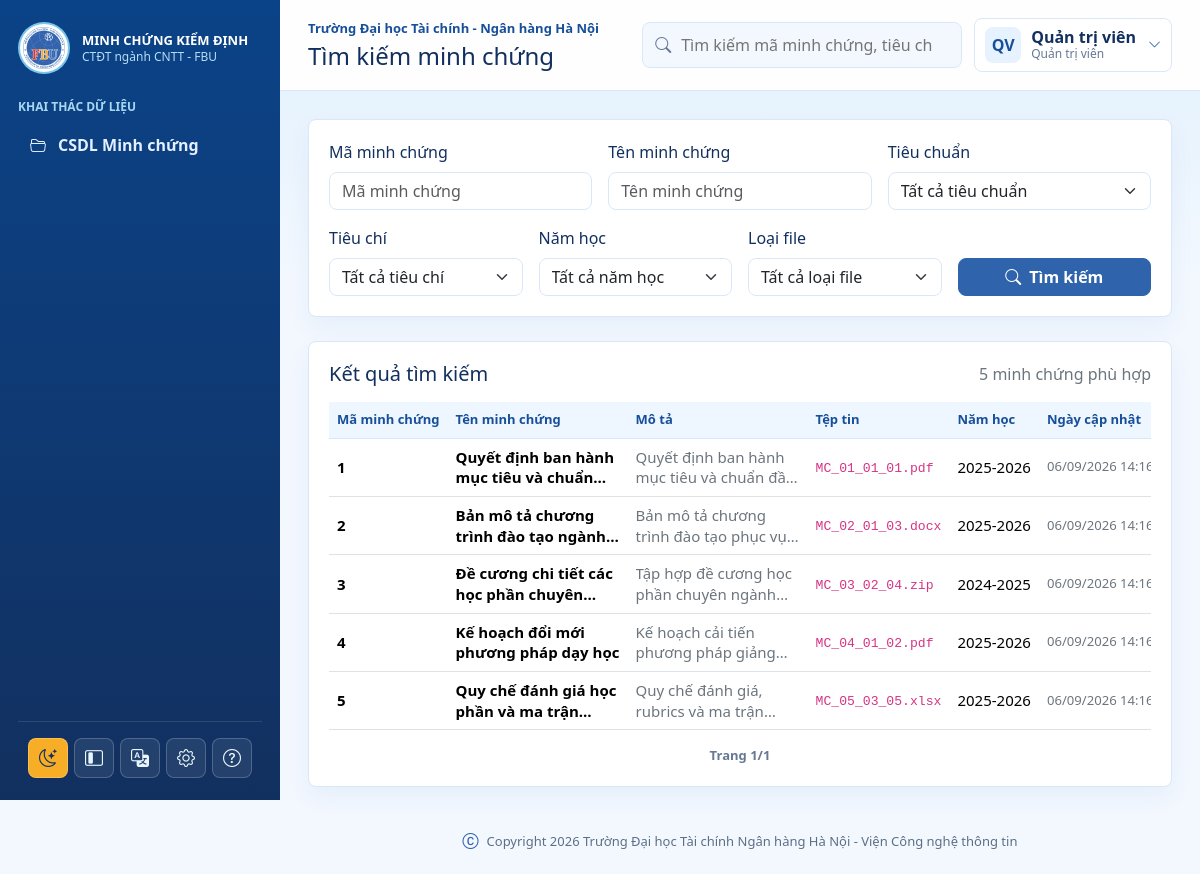
/user/search.php, run on the app's committed database.
### tables this page shows
CREATE TABLE NguoiDung (
    MaNguoiDung INT AUTO_INCREMENT PRIMARY KEY,
    HoTen VARCHAR(150) NOT NULL,
    Email VARCHAR(150) NOT NULL UNIQUE,
    SoDienThoai VARCHAR(30) NULL,
    TenDangNhap VARCHAR(80) NOT NULL UNIQUE,
    MatKhau VARCHAR(255) NOT NULL,
    VaiTro ENUM('admin', 'user') NOT NULL DEFAULT 'user',
    TrangThai TINYINT(1) NOT NULL DEFAULT 1,
    DuongDanAnhDaiDien VARCHAR(500) NULL,
    DangNhapCuoi DATETIME NULL,
    NgayTao TIMESTAMP DEFAULT CURRENT_TIMESTAMP
);

CREATE TABLE MinhChung (
    MaMinhChung INT AUTO_INCREMENT PRIMARY KEY,
    TenMinhChung VARCHAR(255) NOT NULL,
    MoTa TEXT NULL,
    TepTin VARCHAR(500) NULL,
    NamHoc VARCHAR(50) NULL,
    NgayCapNhat DATETIME DEFAULT CURRENT_TIMESTAMP ON UPDATE CURRENT_TIMESTAMP,
    TrangThai TINYINT(1) NOT NULL DEFAULT 1,
    MaLoai INT NULL,
    MaTieuChi INT NOT NULL,
    MaNguoiDung INT NULL,
    NgayTao TIMESTAMP DEFAULT CURRENT_TIMESTAMP,
    CONSTRAINT fk_minh_chung_loai FOREIGN KEY (MaLoai) REFERENCES LoaiMinhChung(MaLoai) ON DELETE SET NULL,
    CONSTRAINT fk_minh_chung_tieu_chi FOREIGN KEY (MaTieuChi) REFERENCES TieuChi(MaTieuChi) ON DELETE CASCADE,
    CONSTRAINT fk_minh_chung_nguoi_dung FOREIGN KEY (MaNguoiDung) REFERENCES NguoiDung(MaNguoiDung) ON DELETE SET NULL
);

### includes/data.php (called while the page is built, shortened)
<?php
$pdo = db();
$trainingProgram = [
    'name'   => 'Công nghệ thông tin',
    'code'   => '7480201',
    'degree' => 'Cử nhân',
    'school' => 'Trường Đại học Tài chính - Ngân hàng Hà Nội',
    'cycle'  => '2026-2031',
];
$roles = [
    'admin' => 'Quản trị viên',
    'user'  => 'Người dùng',
];
if (!function_exists('vn_user_status')) {
    function vn_user_status(int $status): string
    {
        return $status === 1 ? 'Đang hoạt động' : 'Ngưng áp dụng';
    }
}
$evidences = [];
$stmt = $pdo->query("
    SELECT
        m.MaMinhChung AS id,
        m.TenMinhChung AS title,
        m.MoTa AS description,
        m.TepTin AS file_path,
        m.NamHoc AS academic_year,
        m.TrangThai AS status,
        m.MaLoai,
        m.MaTieuChi,
        m.MaNguoiDung,
        DATE_FORMAT(m.NgayCapNhat, '%d/%m/%Y %H:%i') AS updated_date,
        l.TenLoai AS type_name,
        c.TenTieuChi AS criteria_name,
        c.ThuTu AS criteria_order,
        c.MaTieuChuan AS standard_id,
        u.HoTen AS user_name
    FROM MinhChung m
    LEFT JOIN LoaiMinhChung l ON l.MaLoai = m.MaLoai
    LEFT JOIN TieuChi c ON c.MaTieuChi = m.MaTieuChi
    LEFT JOIN NguoiDung u ON u.MaNguoiDung = m.MaNguoiDung
    ORDER BY m.MaMinhChung ASC
");
foreach ($stmt->fetchAll() as $row) {
    $stdId = $row['standard_id'] ?? '';
    $criteriaCode = $row['MaTieuChi'] ?? 'N/A';
    $typeCode = $row['MaLoai'] ? ('LMC' . str_pad($row['MaLoai'], 2, '0', STR_PAD_LEFT)) : 'N/A';
    $userCode = $row['MaNguoiDung'] ?? 'N/A';
    $evidences[] = [
        'id'            => $row['id'],
        'code'          => $row['id'],
        'name'          => $row['title'],
        'description'   => $row['description'] ?? '',
        'file_path'     => $row['file_path'] ?? '',
        'year'          => $row['academic_year'] ?? '',
        'updated'       => $row['updated_date'] ?: 'Chưa cập nhật',
        'status_raw'    => (int) $row['status'],
        'status'        => (int) $row['status'] === 1 ? 'Đang hoạt động' : 'Ngưng áp dụng',
        'ma_loai'       => $row['MaLoai'] ? (int) $row['MaLoai'] : null,
        'type_code'     => $typeCode,
        'type_name'     => $row['type_name'] ?? '',
        'evidence_type' => $row['type_name'] ?? 'Chưa phân loại',
        'ma_tieu_chi'   => $row['MaTieuChi'],
        'criteria_code' => $criteriaCode,
        'criteria'      => $criteriaCode . ($row['criteria_name'] ? (' - ' . $row['criteria_name']) : ''),
        'ma_nguoi_dung' => $row['MaNguoiDung'],
        'user_code'     => $userCode,
        'user_name'     => $row['user_name'] ?? 'Hệ thống',
        'standards'     => $stdId ? $stdId : '',
    ];
}
$users = [];
$stmt = $pdo->query("
    SELECT
        u.MaNguoiDung AS id,
        u.MaNguoiDung AS user_code,
        u.HoTen,
        u.Email,
        COALESCE(u.SoDienThoai, '') AS phone,
        u.TenDangNhap,
        u.VaiTro,
        u.TrangThai,
        u.DuongDanAnhDaiDien AS avatar
    FROM NguoiDung u
    ORDER BY u.MaNguoiDung
");
foreach ($stmt->fetchAll() as $row) {
    $roleName = $row['VaiTro'] === 'admin' ? 'Quản trị viên' : 'Người dùng';
    $users[] = [
        'id'         => $row['id'],
        'code'       => $row['user_code'],
        'name'       => $row['HoTen'],
        'username'   => $row['TenDangNhap'],
        'email'      => $row['Email'],
        'phone'      => $row['phone'] ?? '',
        'role'       => $row['VaiTro'],
        'role_code'  => $row['VaiTro'],
        'role_name'  => $roleName,
        'avatar'     => $row['avatar'],
        'status_raw' => (int) $row['TrangThai'],
        'status'     => vn_user_status($row['TrangThai']),
    ];
}
if (!function_exists('current_user')) {
    function current_user(): array
    {
        global $users;
        $userId = $_SESSION['user_id'] ?? 'ND001';
        return $users[0] ?? [
            'id'     => 'ND001',
            'code'   => 'ND001',
            'name'   => 'Quản trị viên',
            'email'  => 'admin@fbu.edu.vn',
            'role'   => 'admin',
            'avatar' => null,
        ];
    }
}
$currentUser = current_user();

### user/search.php (the view, shortened to what this page needs)
<?php
require_once __DIR__ . '/../includes/helpers.php';
require_once __DIR__ . '/../includes/data.php';
$searchCode = trim($_GET['code'] ?? '');
$searchName = trim($_GET['name'] ?? '');
$selectedStandard = trim($_GET['standard'] ?? '');
$selectedCriterion = trim($_GET['criterion'] ?? '');
$selectedYear = trim($_GET['year'] ?? '');
$selectedType = trim($_GET['type'] ?? '');
$filteredEvidences = array_filter($evidences, function ($item) use ($searchCode, $searchName, $selectedStandard, $selectedCriterion, $selectedYear, $selectedType, $criteria) {
    if ($searchCode !== '' && !search_contains($item['code'] ?? '', $searchCode)) {
        return false;
    }
    if ($searchName !== '' && !search_contains($item['name'] ?? '', $searchName)) {
        return false;
    }
    if ($selectedStandard !== '') {
        $standardCriteriaCodes = [];
        foreach ($criteria as $criterion) {
            if ($criterion['standard'] === $selectedStandard) {
                $standardCriteriaCodes[] = $criterion['code'];
            }
        }
        $matchedStandard = false;
        foreach ($standardCriteriaCodes as $code) {
            if (search_contains($item['criteria'], $code)) {
                $matchedStandard = true;
                break;
            }
        }
        if (!$matchedStandard) {
            return false;
        }
    }
    if ($selectedCriterion !== '' && !search_contains($item['criteria'] ?? '', $selectedCriterion)) {
        return false;
    }
    if ($selectedYear !== '' && ($item['year'] ?? '') !== $selectedYear) {
        return false;
    }
    if ($selectedType !== '' && search_contains($item['type_name'] ?? '', $selectedType) === false) {
        return false;
    }
    return true;
});
$filteredEvidences = array_values($filteredEvidences);
$heading = 'Tìm kiếm minh chứng';
include __DIR__ . '/../includes/header.php';
?>
<div class="panel mb-4">
    <form class="row g-3 align-items-end" method="get">
        <div class="col-md-6 col-lg-4">
            <label class="form-label">Mã minh chứng</label>
            <input class="form-control" name="code" value="<?= htmlspecialchars($searchCode) ?>" placeholder="Mã minh chứng">
        </div>
        <div class="col-md-6 col-lg-4">
            <label class="form-label">Tên minh chứng</label>
            <input class="form-control" name="name" value="<?= htmlspecialchars($searchName) ?>" placeholder="Tên minh chứng">
        </div>
        <div class="col-md-6 col-lg-4">
            <label class="form-label">Tiêu chuẩn</label>
            <select class="form-select" name="standard">
                <option value="">Tất cả tiêu chuẩn</option>
            </select>
        </div>
        <div class="col-md-6 col-lg-3">
            <label class="form-label">Tiêu chí</label>
            <select class="form-select" name="criterion">
                <option value="">Tất cả tiêu chí</option>
            </select>
        </div>
        <div class="col-md-6 col-lg-3">
            <label class="form-label">Năm học</label>
            <select class="form-select" name="year">
                <option value="">Tất cả năm học</option>
            </select>
        </div>
        <div class="col-md-6 col-lg-3">
            <label class="form-label">Loại file</label>
            <select class="form-select" name="type">
                <option value="">Tất cả loại file</option>
            </select>
        </div>
        <div class="col-md-6 col-lg-3">
            <button class="btn btn-primary w-100" type="submit"><i class="bi bi-search me-1"></i> Tìm kiếm</button>
        </div>
    </form>
</div>
<div class="panel">
    <div class="d-flex justify-content-between align-items-center mb-3">
        <div>
            <h2 class="h5 mb-0">Kết quả tìm kiếm</h2>
        </div>
        <span class="text-secondary"><?= count($filteredEvidences) ?> minh chứng phù hợp</span>
    </div>
    <?php if (empty($filteredEvidences)): ?>
        <div class="alert alert-warning mb-0">
            Không tìm thấy minh chứng phù hợp. Vui lòng thử từ khóa hoặc bộ lọc khác.
        </div>
    <?php else: ?>
        <div class="table-responsive">
            <table class="table" data-page-size="10">
                <thead>
                <tr>
                    <th class="text-nowrap" style="width: 110px;">Mã minh chứng</th>
                    <th style="min-width: 180px; max-width: 240px;">Tên minh chứng</th>
                    <th style="min-width: 180px; max-width: 240px;">Mô tả</th>
                    <th class="text-nowrap" style="min-width: 110px; max-width: 130px;">Tệp tin</th>
                    <th class="text-nowrap" style="width: 80px;">Năm học</th>
                    <th class="text-nowrap" style="width: 120px;">Ngày cập nhật</th>
                </tr>
                </thead>
                <tbody>
                <?php foreach ($filteredEvidences as $item): ?>
                    <tr>
                        <td class="fw-bold text-nowrap"><?= htmlspecialchars($item['code']) ?></td>
                        <td class="fw-semibold" style="min-width: 180px; max-width: 240px;">
                            <div class="line-clamp-2" title="<?= htmlspecialchars($item['name']) ?>">
                                <?= htmlspecialchars($item['name']) ?>
                            </div>
                        </td>
                        <td style="min-width: 180px; max-width: 240px;">
                            <div class="line-clamp-2 text-secondary" title="<?= htmlspecialchars($item['description']) ?>">
                                <?= htmlspecialchars($item['description'] ?: '-') ?>
                            </div>
                        </td>
                        <td class="text-nowrap">
                            <?php if (!empty($item['file_path'])): ?>
                                <code class="d-inline-block text-truncate align-middle" style="max-width: 130px;" title="<?= htmlspecialchars(basename($item['file_path'])) ?>">
                                    <?= htmlspecialchars(basename($item['file_path'])) ?>
                                </code>
                            <?php else: ?>
                                <span class="text-secondary small">Không có</span>
                            <?php endif; ?>
                        </td>
                        <td class="text-nowrap"><?= htmlspecialchars($item['year'] ?: '-') ?></td>
                        <td class="text-nowrap small text-secondary"><?= htmlspecialchars($item['updated'] ?: '-') ?></td>
                    </tr>
                <?php endforeach; ?>
                </tbody>
            </table>
        </div>
    <?php endif; ?>
</div>
<?php include __DIR__ . '/../includes/footer.php'; ?>

### includes/header.php (shortened to what this page needs)
<?php
require_once __DIR__ . '/helpers.php';
require_once __DIR__ . '/data.php';
$pageTitle = $pageTitle ?? $appName;
?>
<!doctype html>
<html lang="vi">
<head>
    <link href="https://cdn.jsdelivr.net/npm/bootstrap@5.3.3/dist/css/bootstrap.min.css" rel="stylesheet">
    <link href="https://cdn.jsdelivr.net/npm/bootstrap-icons@1.11.3/font/bootstrap-icons.css" rel="stylesheet">
    <link href="<?= base_url('assets/css/app.css?v=24') ?>" rel="stylesheet">
</head>
<body>
<div class="app-shell">
    <?php include __DIR__ . '/sidebar.php'; ?>
    <main class="main-content">
        <header class="topbar">
            <div class="topbar-title">
                <p class="eyebrow mb-1"><?= htmlspecialchars($trainingProgram['school']) ?></p>
                <h1 class="h4 mb-0"><?= htmlspecialchars($heading ?? $pageTitle) ?></h1>
            </div>
            <div class="topbar-actions">
                <form class="search-box" action="<?= base_url('user/search.php') ?>" method="get">
                    <i class="bi bi-search"></i>
                    <input type="search" name="q" value="<?= htmlspecialchars($_GET['q'] ?? '') ?>" placeholder="Tìm kiếm mã minh chứng, tiêu chí...">
                </form>
                <div class="dropdown user-menu">
                    <button class="user-chip" type="button" data-bs-toggle="dropdown" aria-expanded="false">
                        <?= avatar_html($currentUser['avatar'] ?? null, $currentUser['name']) ?>
                        <span class="user-chip-text">
                            <strong><?= htmlspecialchars($currentUser['name']) ?></strong>
                            <small><?= htmlspecialchars($roles[$currentUser['role']] ?? 'Người dùng') ?></small>
                        </span>
                        <i class="bi bi-chevron-down user-chip-icon"></i>
                    </button>
                </div>
            </div>
        </header>
        <section class="content-wrap">

### includes/helpers.php (shortened to what this page needs)
<?php
function base_url(string $path = ''): string
{
    $script = str_replace('\\', '/', dirname($_SERVER['SCRIPT_NAME']));
    $root = preg_replace('#/(admin|user|auth|includes)$#', '', $script);
    $root = rtrim($root, '/');
    return $root . '/' . ltrim($path, '/');
}
function user_initials(string $name): string
{
    $name = trim($name);
    $parts = preg_split('/\s+/u', $name);
    $first = mb_substr($parts[0] ?? 'U', 0, 1, 'UTF-8');
    $last = mb_substr($parts[count($parts) - 1] ?? $first, 0, 1, 'UTF-8');
    return mb_strtoupper($first . $last, 'UTF-8');
}
function avatar_html(?string $avatarPath, string $name, string $class = 'avatar'): string
{
    return '<span class="' . htmlspecialchars($class, ENT_QUOTES, 'UTF-8') . '">' . htmlspecialchars(user_initials($name), ENT_QUOTES, 'UTF-8') . '</span>';
}
?>

### data on the page
nguoidung: HoTen "QV", HoTen "Quản trị viên"
minhchung: code "1", TenMinhChung "Quyết định ban hành mục tiêu và…", MoTa "Quyết định ban hành mục tiêu và chuẩn…", TepTin "MC_01_01_01.pdf", NamHoc "2025-2026", updated "06/09/2026…"
minhchung: code "2", TenMinhChung "Bản mô tả chương trình đào tạo…", MoTa "Bản mô tả chương trình đào tạo phục…", TepTin "MC_02_01_03.docx", NamHoc "2025-2026", updated "06/09/2026…"
minhchung: code "3", TenMinhChung "Đề cương chi tiết các học phần…", MoTa "Tập hợp đề cương học phần chuyên…", TepTin "MC_03_02_04.zip", NamHoc "2024-2025", updated "06/09/2026…"
minhchung: code "4", TenMinhChung "Kế hoạch đổi mới phương pháp dạy học", MoTa "Kế hoạch cải tiến phương pháp…", TepTin "MC_04_01_02.pdf", NamHoc "2025-2026", updated "06/09/2026…"
minhchung: code "5", TenMinhChung "Quy chế đánh giá học phần và ma…", MoTa "Quy chế đánh giá, rubrics và ma…", TepTin "MC_05_03_05.xlsx", NamHoc "2025-2026", updated "06/09/2026…"

### other printed values
$trainingProgram['school'] "Trường Đại học Tài chính - Ngân hàng Hà Nội"
$heading "Tìm kiếm minh chứng"
$roles[$currentUser['role']] "Quản trị viên"
count($filteredEvidences) "5"
